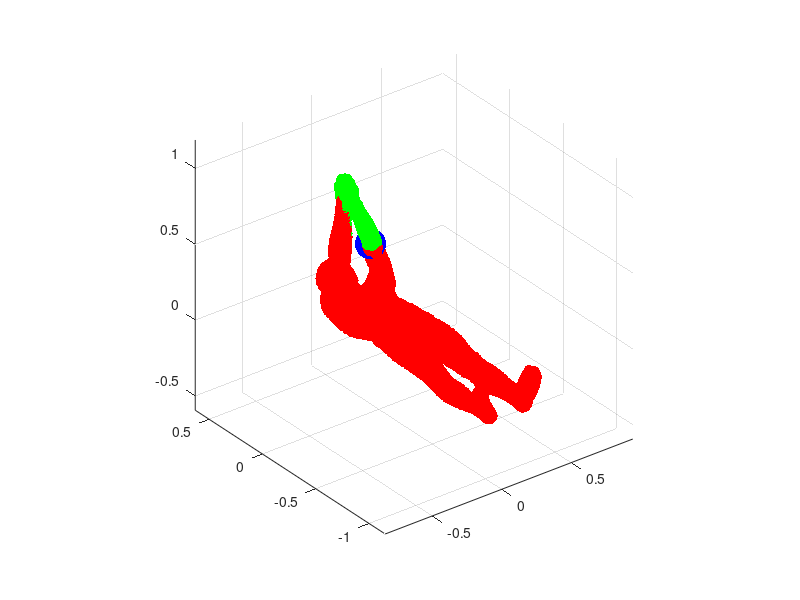

Here is the MATLAB script that generated this plot: (Note: this script raises an error after producing the figure.)
load('tr_reg_006.mat')
scatter3(full_shape(:,1),full_shape(:,2),full_shape(:,3),'r','filled'); axis equal
hold
ind_hands = full_shape(:,3)>0.3 & full_shape(:,1)>0;
hand = full_shape(ind_hands,:);
scatter3(hand(:,1),hand(:,2),hand(:,3),'g','filled'); axis equal
rot_axis = [0.17, 0.3,0.3];
scatter3(rot_axis(1),rot_axis(2),rot_axis(3),500,'b','filled'); axis equal
hand_relative = hand - rot_axis;
rot_direction = [1,0,0];
rotm = axang2rotm([rot_direction,-pi/4]);
hand_relative = (rotm*hand_relative')';
hand = hand_relative + rot_axis;
scatter3(hand(:,1),hand(:,2),hand(:,3),'k','filled'); axis equal
full_shape(ind_hands,:) = hand;
figure
scatter3(full_shape(:,1),full_shape(:,2),full_shape(:,3),'b','filled'); axis equal
